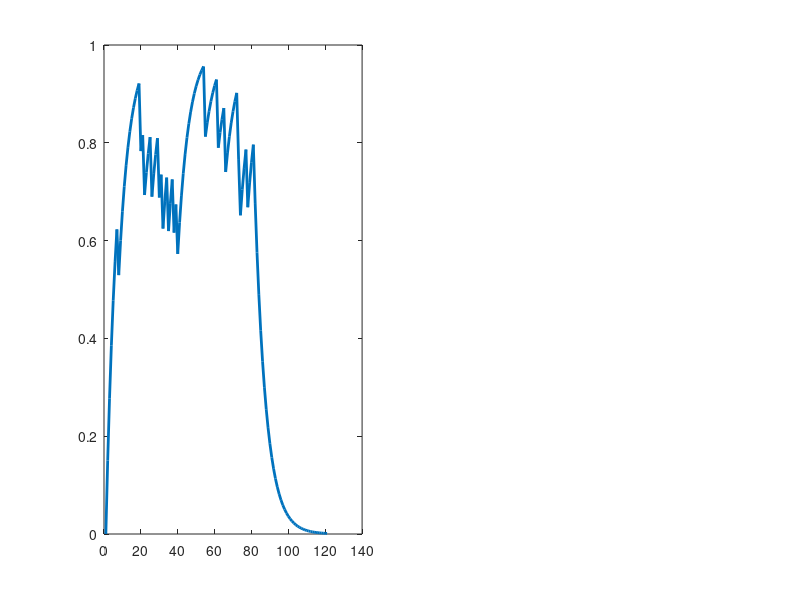

The MATLAB source for this figure: (Note: this script raises an error after producing the figure.)
%% Chapter 42 lab — AI and Neuroscience (MATLAB)
%[text] In this lab you will build the two computational bridges between artificial
%[text] and biological networks described in Chapter 42, using base MATLAB only —
%[text] no deep learning toolboxes required. Part 1 simulates error-driven learning
%[text] with the Rescorla–Wagner and temporal difference (TD) models and shows that
%[text] the TD prediction error reproduces the classic phasic dopamine signal: a
%[text] burst to unexpected reward that transfers to the predictive cue with
%[text] learning, and a dip when an expected reward is omitted. Part 2 is a toy
%[text] representational similarity analysis (RSA): we train a tiny multilayer
%[text] network with hand-coded backpropagation and show that training for a task
%[text] is what makes a layer's representational geometry match a category-coding
%[text] "brain region" — the logic of the Yamins et al. experiment (Figure 42.3).
%[text]
%[text] Adapted from the CANlab Computational Foundations course (github.com/canlab).
%[text] Runs in base MATLAB (CanlabCore is not needed for this lab).
%
% Companion to: https://torwager.github.io/elements-of-fmri-tutorials/book/part7/ch42-ai-and-neuroscience

%% Part 1.1 — Rescorla–Wagner: acquisition and extinction
%[text] The agent keeps a value estimate V for a cue and updates it from the
%[text] prediction error, the mismatch between reward received and reward expected:
%[text]
%[text] $$V_{t+1} = V_t + \alpha\,\delta_t, \qquad \delta_t = R_t - V_t$$
%[text]
%[text] where $V_t$ is the value (expected reward) on trial $t$, $R_t$ the reward
%[text] received (1 or 0), $\delta_t$ the prediction error, and $\alpha$ the
%[text] learning rate (0–1). A cue is rewarded on 80% of trials for 80 trials (acquisition), then
%[text] reward stops (extinction).

rng(42);                               % seed for reproducibility
alpha = 0.15;                          % alpha = learning rate (0-1)
n_trials = 120;                        % 80 acquisition + 40 extinction trials

r = double(rand(n_trials, 1) < 0.8);   % cue -> reward on 80% of trials
r(81:end) = 0;                         % extinction after trial 80

V = zeros(n_trials + 1, 1);            % value estimate
pe = zeros(n_trials, 1);               % prediction errors
for t = 1:n_trials
    pe(t) = r(t) - V(t);               % prediction error (dopamine-like)
    V(t + 1) = V(t) + alpha * pe(t);   % value update
end

figure('Color', 'w');
subplot(1, 2, 1);
plot(V, 'LineWidth', 2); hold on;
xline(80, '--', 'Color', [.5 .5 .5]);
title('Learned value V'); xlabel('Trial'); ylabel('V');
subplot(1, 2, 2);
plot(pe, 'r'); hold on; yline(0, 'k'); xline(80, '--', 'Color', [.5 .5 .5]);
title('Prediction error \delta'); xlabel('Trial'); ylabel('\delta');

%[text] Early in acquisition, rewards are unexpected: prediction errors are large
%[text] and positive and V climbs toward the true reward rate (0.8). As V
%[text] converges, the errors shrink. At extinction every trial delivers less than
%[text] expected, producing negative prediction errors that drive V back to zero.
%[text] If \delta were a neuron's firing relative to baseline, you would see bursts
%[text] early in learning and dips at extinction — already dopamine-like.

%% Part 1.2 — The learning rate shapes the value trajectory
%[text] A small alpha learns slowly but averages over many outcomes; a large alpha
%[text] chases each recent outcome (fast but volatile, and fast to extinguish).
%[text] Fitted to a participant's choices, this single parameter is a workhorse of
%[text] computational psychiatry.

figure('Color', 'w'); hold on;
for a = [0.05 0.2 0.6]
    Va = zeros(n_trials + 1, 1);
    for t = 1:n_trials
        Va(t + 1) = Va(t) + a * (r(t) - Va(t));
    end
    plot(Va, 'LineWidth', 2, 'DisplayName', sprintf('\\alpha = %.2f', a));
end
xline(80, '--', 'Color', [.5 .5 .5], 'HandleVisibility', 'off');
yline(0.8, ':', 'Color', [.5 .5 .5], 'HandleVisibility', 'off');
title('Value trajectories for different learning rates');
xlabel('Trial'); ylabel('V'); legend('show', 'Location', 'best');

%% Part 1.3 — TD learning: the dopamine signal moves to the cue
%[text] Real dopamine neurons respond at specific moments within a trial, and with
%[text] learning the reward burst disappears and a burst appears at the earliest
%[text] predictive cue. TD learning captures this by assigning a value V(s_t) to
%[text] each time step in the trial:
%[text]
%[text] $$\delta_t = r_t + \gamma V(s_{t+1}) - V(s_t)$$
%[text]
%[text] where $r_t$ is the reward at time step $t$, $V(s_t)$ the value of the
%[text] state occupied at step $t$, and $\gamma$ the temporal discount factor
%[text] (0–1) that down-weights value one step in the future.
%[text]
%[text] We simulate a trial as a chain of time steps: a brief inter-trial interval
%[text] (ITI), a cue at step 4, and a reward at step 14. Because cue onset is
%[text] unpredictable, ITI states keep value 0 (they are not updated); the jump
%[text] from 0 to V(cue) is itself a prediction error, producing the persistent
%[text] cue response.

T = 18; cue = 4; rew = 14;             % states within a trial (1-based indices)
gamma = 0.98;                          % gamma = discount factor (0-1)
alpha_td = 0.10; n_train = 600;        % TD learning rate; number of training trials

r_trial = zeros(T, 1); r_trial(rew) = 1;

V = zeros(T + 1, 1);                   % V(T+1) = 0 (end of trial)
deltas = zeros(n_train, T);
for trial = 1:n_train
    for t = 1:T
        d = r_trial(t) + gamma * V(t + 1) - V(t);
        deltas(trial, t) = d;
        if t >= cue                    % ITI states stay 0: cue onset unpredictable
            V(t) = V(t) + alpha_td * d;
        end
    end
end

% Probe trial with reward OMITTED (measure the error, no learning)
delta_omit = zeros(T, 1);
for t = 1:T
    delta_omit(t) = 0 + gamma * V(t + 1) - V(t);
end

figure('Color', 'w');
snapshots = {deltas(1, :)', 'Trial 1'; deltas(20, :)', 'Trial 20'; ...
             deltas(end, :)', 'Trial 600'; delta_omit, 'Omission probe'};
for k = 1:4
    subplot(1, 4, k);
    stem(1:T, snapshots{k, 1}, 'filled'); hold on;
    xline(cue, '--g'); xline(rew, '--', 'Color', [1 .6 0]);
    ylim([-1.1 1.1]); title(snapshots{k, 2}); xlabel('Time step in trial');
    if k == 1, ylabel('TD error \delta_t (dopamine-like)'); end
end

%[text] This is the Schultz result. Early in training the prediction error occurs
%[text] at the reward (unexpected reward -> burst). As value propagates backward
%[text] through the state chain, the error shrinks at the reward and marches
%[text] earlier in time. After training, the reward evokes almost no error — the
%[text] burst has transferred to the cue, whose unpredictable onset still carries
%[text] surprise (it appears at the ITI-to-cue transition, one step before the
%[text] dashed cue line: the moment the cue appears). When a fully predicted
%[text] reward is omitted, the error at the
%[text] expected reward time is negative — a dip below baseline, as dopamine
%[text] neurons pause when an expected reward fails to arrive.
%[text]
%[text] In model-based fMRI, trial-by-trial \delta values from a model fitted to
%[text] behavior serve as parametric regressors (Chapter 20), and ventral striatal
%[text] BOLD reliably tracks them. Remember the limits: BOLD is not dopamine, and
%[text] the mapping is an analogy at the level of computation.

%% Part 2.1 — Toy RSA: stimuli and simulated brain regions
%[text] RSA compares two systems at the level of representational geometry. For a
%[text] set of stimuli, each system's representational dissimilarity matrix (RDM)
%[text] holds the pairwise dissimilarities (here 1 - correlation) between the
%[text] response patterns the stimuli evoke. Systems with different units (nodes
%[text] vs. voxels) are compared by correlating their RDMs.
%[text]
%[text] We build 32 stimuli (4 categories x 8 exemplars, 20 features each) with a
%[text] deliberately weak category signal buried under exemplar variation, and two
%[text] simulated regions measured with noise: an early sensory region mixing the
%[text] raw features, and a category-selective region coding category identity.

n_cat = 4; n_ex = 8;                   % categories; exemplars per category
n_stim = n_cat * n_ex; n_feat = 20;    % 32 stimuli total, 20 features each
categ = repelem((1:n_cat)', n_ex);              % category labels

protos = randn(n_cat, n_feat);                  % category prototypes
X = 0.6 * protos(categ, :) + 1.6 * randn(n_stim, n_feat);
% weak category signal, buried under exemplar-specific variation

early_region = X * randn(n_feat, 60) + 2.0 * randn(n_stim, 60);
onehot = eye(n_cat); onehot = onehot(categ, :);
categ_region = 4.0 * onehot * randn(n_cat, 60) + 2.0 * randn(n_stim, 60);

rdm = @(A) 1 - corr(A');                        % correlation-distance RDM

figure('Color', 'w');
subplot(1, 2, 1); imagesc(rdm(early_region), [0 2]); axis square;
title('Early sensory region RDM'); xlabel('Stimulus'); ylabel('Stimulus');
subplot(1, 2, 2); imagesc(rdm(categ_region), [0 2]); axis square;
title('Category-selective region RDM'); xlabel('Stimulus'); colorbar;

%[text] The category-selective region shows the classic block-diagonal RDM: items
%[text] from the same category evoke similar patterns. The early region's RDM
%[text] reflects idiosyncratic exemplar similarity, because exemplar variation
%[text] dominates the raw features.

%% Part 2.2 — Train a tiny network with hand-coded backpropagation
%[text] One hidden layer of 12 ReLU units, softmax output over 4 categories,
%[text] full-batch gradient descent on the cross-entropy loss plus a little weight
%[text] decay (which encourages the network to discard input directions it does
%[text] not need) — the same algorithm that trains networks with billions of
%[text] parameters.

n_hidden = 12; n_epochs = 2000;        % hidden units; training epochs
lr = 0.5; wd = 3e-3;                   % lr = learning rate; wd = weight decay
Y = eye(n_cat); Y = Y(categ, :);                % one-hot targets

W1 = 0.5 * randn(n_feat, n_hidden); b1 = zeros(1, n_hidden);
W2 = 0.5 * randn(n_hidden, n_cat);  b2 = zeros(1, n_cat);

losses = zeros(n_epochs, 1);
for epoch = 1:n_epochs
    Z1 = X * W1 + b1;                           % forward pass
    A1 = max(Z1, 0);                            % ReLU hidden layer
    S = A1 * W2 + b2;
    P = exp(S - max(S, [], 2)); P = P ./ sum(P, 2);   % softmax
    losses(epoch) = -mean(sum(Y .* log(P + 1e-12), 2));

    dS = (P - Y) / n_stim;                      % backpropagation
    dW2 = A1' * dS + wd * W2; db2 = sum(dS, 1);
    dA1 = dS * W2';
    dZ1 = dA1 .* (Z1 > 0);
    dW1 = X' * dZ1 + wd * W1; db1 = sum(dZ1, 1);

    W2 = W2 - lr * dW2; b2 = b2 - lr * db2;     % gradient descent step
    W1 = W1 - lr * dW1; b1 = b1 - lr * db1;

    if epoch == 1                               % save the UNTRAINED hidden layer
        hidden_untrained = A1;
    end
end
Z1 = X * W1 + b1; hidden_trained = max(Z1, 0);  % layers AFTER training
S = hidden_trained * W2 + b2;
P = exp(S - max(S, [], 2)); P = P ./ sum(P, 2);
output_trained = P;

[~, pred] = max(P, [], 2);
fprintf('final training accuracy: %.0f%%   final loss: %.3f\n', ...
    100 * mean(pred == categ), losses(end));

figure('Color', 'w'); plot(losses, 'LineWidth', 2);
title('Training loss'); xlabel('Epoch'); ylabel('Cross-entropy');

%% Part 2.3 — Compare model RDMs to brain-region RDMs
%[text] Correlate the off-diagonal RDM entries (Spearman) for each model
%[text] representation against each brain region.

layers = {X, hidden_untrained, hidden_trained, output_trained};
layer_names = {'Input features', 'Hidden (untrained)', 'Hidden (trained)', 'Output (trained)'};
regions = {early_region, categ_region};
region_names = {'EarlySensory', 'CategorySelective'};

iu = find(triu(ones(n_stim), 1));               % off-diagonal entries only
rsa = zeros(4, 2);
for i = 1:4
    Ri = rdm(layers{i});
    for j = 1:2
        Rj = rdm(regions{j});
        rsa(i, j) = corr(Ri(iu), Rj(iu), 'type', 'Spearman');
    end
end

disp(array2table(rsa, 'VariableNames', region_names, 'RowNames', layer_names));

figure('Color', 'w');
bar(rsa);
set(gca, 'XTickLabel', layer_names);
ylabel('RDM correlation (Spearman)');
title('Which brain region does each representation resemble?');
legend(region_names, 'Location', 'northwest');

%[text] The raw input and the untrained hidden layer resemble the early sensory
%[text] region: a random ReLU projection largely preserves input geometry. After
%[text] training, the deeper into the network you look, the more categorical the
%[text] geometry becomes: the trained hidden layer sits in between, and the
%[text] trained output layer develops clear block structure, resembling the
%[text] category-selective region far more than the early one. Nothing about the
%[text] brain was used in training; brain-like geometry emerged from optimizing
%[text] task performance, growing more categorical with depth. That is the logic
%[text] of Yamins et al. (Figure 42.3): in CNNs optimized for object recognition,
%[text] intermediate layers match V4 while top layers match IT cortex.
%[text]
%[text] Caveats: a high RDM correlation shows shared geometry, not shared
%[text] mechanism; our "regions" were simulated with the very codes we tested for,
%[text] so real analyses must guard against circularity, use held-out stimuli, and
%[text] compare many candidate models; and backpropagation as used here has no
%[text] accepted biological implementation. See the chapter page for discussion
%[text] and thought questions.
